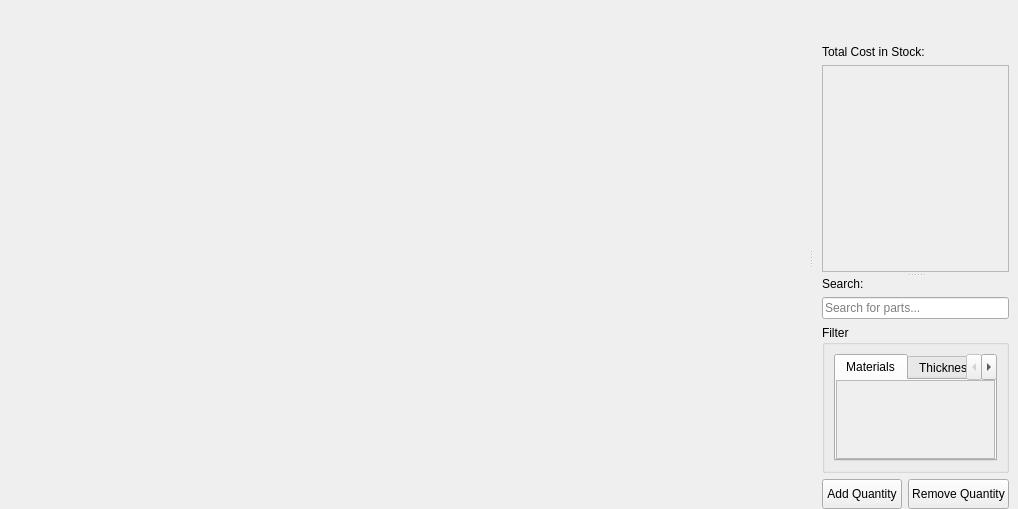
<?xml version="1.0" encoding="UTF-8"?>
<ui version="4.0">
 <class>Form</class>
 <widget class="QWidget" name="Form">
  <property name="geometry">
   <rect>
    <x>0</x>
    <y>0</y>
    <width>1018</width>
    <height>509</height>
   </rect>
  </property>
  <property name="windowTitle">
   <string>Form</string>
  </property>
  <layout class="QHBoxLayout" name="horizontalLayout_2">
   <property name="spacing">
    <number>0</number>
   </property>
   <property name="leftMargin">
    <number>0</number>
   </property>
   <property name="topMargin">
    <number>6</number>
   </property>
   <property name="rightMargin">
    <number>9</number>
   </property>
   <property name="bottomMargin">
    <number>0</number>
   </property>
   <item>
    <widget class="QSplitter" name="splitter_2">
     <property name="orientation">
      <enum>Qt::Orientation::Horizontal</enum>
     </property>
     <property name="handleWidth">
      <number>5</number>
     </property>
     <widget class="QWidget" name="layoutWidget">
      <layout class="QVBoxLayout" name="verticalLayout_11" stretch="0">
       <property name="rightMargin">
        <number>9</number>
       </property>
       <item>
        <spacer name="horizontalSpacer">
         <property name="orientation">
          <enum>Qt::Orientation::Horizontal</enum>
         </property>
         <property name="sizeType">
          <enum>QSizePolicy::Policy::Maximum</enum>
         </property>
         <property name="sizeHint" stdset="0">
          <size>
           <width>2000</width>
           <height>20</height>
          </size>
         </property>
        </spacer>
       </item>
      </layout>
     </widget>
     <widget class="QWidget" name="verticalWidget_2" native="true">
      <property name="maximumSize">
       <size>
        <width>16777215</width>
        <height>16777215</height>
       </size>
      </property>
      <layout class="QVBoxLayout" name="verticalLayout_9">
       <property name="leftMargin">
        <number>9</number>
       </property>
       <property name="topMargin">
        <number>3</number>
       </property>
       <property name="rightMargin">
        <number>0</number>
       </property>
       <property name="bottomMargin">
        <number>0</number>
       </property>
       <item>
        <widget class="QSplitter" name="splitter">
         <property name="orientation">
          <enum>Qt::Orientation::Vertical</enum>
         </property>
         <property name="handleWidth">
          <number>5</number>
         </property>
         <widget class="QWidget" name="verticalLayoutWidget">
          <layout class="QVBoxLayout" name="verticalLayout_6">
           <item>
            <layout class="QHBoxLayout" name="horizontalLayout_3">
             <item>
              <spacer name="horizontalSpacer_2">
               <property name="orientation">
                <enum>Qt::Orientation::Horizontal</enum>
               </property>
               <property name="sizeHint" stdset="0">
                <size>
                 <width>40</width>
                 <height>20</height>
                </size>
               </property>
              </spacer>
             </item>
             <item>
              <widget class="QPushButton" name="pushButton_popout">
               <property name="sizePolicy">
                <sizepolicy hsizetype="Fixed" vsizetype="Fixed">
                 <horstretch>0</horstretch>
                 <verstretch>0</verstretch>
                </sizepolicy>
               </property>
               <property name="minimumSize">
                <size>
                 <width>30</width>
                 <height>30</height>
                </size>
               </property>
               <property name="maximumSize">
                <size>
                 <width>30</width>
                 <height>29</height>
                </size>
               </property>
               <property name="cursor">
                <cursorShape>PointingHandCursor</cursorShape>
               </property>
               <property name="text">
                <string/>
               </property>
               <property name="icon">
                <iconset>
                 <normaloff>../../icons/open_in_new.png</normaloff>../../icons/open_in_new.png</iconset>
               </property>
               <property name="iconSize">
                <size>
                 <width>30</width>
                 <height>30</height>
                </size>
               </property>
               <property name="flat">
                <bool>true</bool>
               </property>
              </widget>
             </item>
            </layout>
           </item>
           <item>
            <widget class="QLabel" name="label_4">
             <property name="text">
              <string>Total Cost in Stock:</string>
             </property>
            </widget>
           </item>
           <item>
            <widget class="QScrollArea" name="scrollArea_3">
             <property name="minimumSize">
              <size>
               <width>0</width>
               <height>200</height>
              </size>
             </property>
             <property name="widgetResizable">
              <bool>true</bool>
             </property>
             <widget class="QWidget" name="scrollAreaWidgetContents_3">
              <property name="geometry">
               <rect>
                <x>0</x>
                <y>0</y>
                <width>185</width>
                <height>198</height>
               </rect>
              </property>
              <layout class="QVBoxLayout" name="verticalLayout_21">
               <property name="leftMargin">
                <number>0</number>
               </property>
               <property name="topMargin">
                <number>0</number>
               </property>
               <property name="rightMargin">
                <number>0</number>
               </property>
               <property name="bottomMargin">
                <number>0</number>
               </property>
               <item>
                <layout class="QVBoxLayout" name="verticalLayout_17">
                 <item>
                  <layout class="QGridLayout" name="gridLayout_laser_cut_parts_summary">
                   <property name="horizontalSpacing">
                    <number>0</number>
                   </property>
                  </layout>
                 </item>
                </layout>
               </item>
               <item>
                <spacer name="verticalSpacer_2">
                 <property name="orientation">
                  <enum>Qt::Orientation::Vertical</enum>
                 </property>
                 <property name="sizeHint" stdset="0">
                  <size>
                   <width>20</width>
                   <height>40</height>
                  </size>
                 </property>
                </spacer>
               </item>
              </layout>
             </widget>
            </widget>
           </item>
          </layout>
         </widget>
         <widget class="QWidget" name="layoutWidget">
          <layout class="QVBoxLayout" name="verticalLayout_parts_filter">
           <item>
            <widget class="QLabel" name="label_16">
             <property name="text">
              <string>Search:</string>
             </property>
             <property name="buddy">
              <cstring>lineEdit_search_parts_in_inventory</cstring>
             </property>
            </widget>
           </item>
           <item>
            <widget class="QLineEdit" name="lineEdit_search_parts_in_inventory">
             <property name="toolTip">
              <string>Press enter when finished</string>
             </property>
             <property name="placeholderText">
              <string>Search for parts...</string>
             </property>
             <property name="clearButtonEnabled">
              <bool>true</bool>
             </property>
            </widget>
           </item>
           <item>
            <widget class="QGroupBox" name="groupBox">
             <property name="title">
              <string>Filter</string>
             </property>
             <layout class="QVBoxLayout" name="verticalLayout_10">
              <item>
               <widget class="QTabWidget" name="tabWidget_filter">
                <property name="maximumSize">
                 <size>
                  <width>16777215</width>
                  <height>16777215</height>
                 </size>
                </property>
                <property name="styleSheet">
                 <string notr="true">QWidget#tab_materials{
	background-color: rgba(25, 25, 25, 200); 
}
QWidget#tab_thicknesses{
	background-color: rgba(25, 25, 25, 200); 
}</string>
                </property>
                <property name="currentIndex">
                 <number>0</number>
                </property>
                <widget class="QWidget" name="tab_materials">
                 <attribute name="title">
                  <string>Materials</string>
                 </attribute>
                 <layout class="QVBoxLayout" name="verticalLayout_2">
                  <property name="spacing">
                   <number>0</number>
                  </property>
                  <property name="leftMargin">
                   <number>0</number>
                  </property>
                  <property name="topMargin">
                   <number>0</number>
                  </property>
                  <property name="rightMargin">
                   <number>0</number>
                  </property>
                  <property name="bottomMargin">
                   <number>0</number>
                  </property>
                  <item>
                   <widget class="QScrollArea" name="scrollArea">
                    <property name="widgetResizable">
                     <bool>true</bool>
                    </property>
                    <widget class="QWidget" name="scrollAreaWidgetContents">
                     <property name="geometry">
                      <rect>
                       <x>0</x>
                       <y>0</y>
                       <width>159</width>
                       <height>77</height>
                      </rect>
                     </property>
                     <layout class="QVBoxLayout" name="verticalLayout_4">
                      <item>
                       <layout class="QGridLayout" name="gridLayout_materials"/>
                      </item>
                     </layout>
                    </widget>
                   </widget>
                  </item>
                 </layout>
                </widget>
                <widget class="QWidget" name="tab_thicknesses">
                 <attribute name="title">
                  <string>Thicknesses</string>
                 </attribute>
                 <layout class="QVBoxLayout" name="verticalLayout_3">
                  <property name="spacing">
                   <number>0</number>
                  </property>
                  <property name="leftMargin">
                   <number>0</number>
                  </property>
                  <property name="topMargin">
                   <number>0</number>
                  </property>
                  <property name="rightMargin">
                   <number>0</number>
                  </property>
                  <property name="bottomMargin">
                   <number>0</number>
                  </property>
                  <item>
                   <widget class="QScrollArea" name="scrollArea_2">
                    <property name="maximumSize">
                     <size>
                      <width>16777215</width>
                      <height>16777215</height>
                     </size>
                    </property>
                    <property name="widgetResizable">
                     <bool>true</bool>
                    </property>
                    <widget class="QWidget" name="scrollAreaWidgetContents_2">
                     <property name="geometry">
                      <rect>
                       <x>0</x>
                       <y>0</y>
                       <width>159</width>
                       <height>80</height>
                      </rect>
                     </property>
                     <layout class="QVBoxLayout" name="verticalLayout_5">
                      <item>
                       <layout class="QGridLayout" name="gridLayout_thicknesses"/>
                      </item>
                     </layout>
                    </widget>
                   </widget>
                  </item>
                 </layout>
                </widget>
               </widget>
              </item>
             </layout>
            </widget>
           </item>
           <item>
            <layout class="QHBoxLayout" name="horizontalLayout">
             <item>
              <widget class="QPushButton" name="pushButton_add_quantity">
               <property name="minimumSize">
                <size>
                 <width>0</width>
                 <height>30</height>
                </size>
               </property>
               <property name="text">
                <string>Add Quantity</string>
               </property>
              </widget>
             </item>
             <item>
              <widget class="QPushButton" name="pushButton_remove_quantity">
               <property name="minimumSize">
                <size>
                 <width>0</width>
                 <height>30</height>
                </size>
               </property>
               <property name="text">
                <string>Remove Quantity</string>
               </property>
              </widget>
             </item>
            </layout>
           </item>
          </layout>
         </widget>
        </widget>
       </item>
      </layout>
     </widget>
    </widget>
   </item>
  </layout>
 </widget>
 <tabstops>
  <tabstop>lineEdit_search_parts_in_inventory</tabstop>
  <tabstop>scrollArea_2</tabstop>
  <tabstop>pushButton_add_quantity</tabstop>
  <tabstop>pushButton_remove_quantity</tabstop>
  <tabstop>scrollArea_3</tabstop>
  <tabstop>scrollArea</tabstop>
  <tabstop>tabWidget_filter</tabstop>
 </tabstops>
 <resources/>
 <connections/>
</ui>
